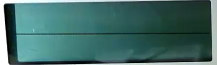
//> input picture patrones/panelp.png, 217 x 65 px, given in place of led_on.png, which was not available; the run also reads 1 picture not shown here
$ ./check_on_off patrones/panelp.png   (built with g++ and OpenCV 4)
//> lines starting //> are read from the running program, lines starting //| are printed output that depends on the picture; pictures that were not available may be replaced by others from this repository, and a replacement may not be noted
#include "opencv2/highgui/highgui.hpp"
#include "opencv2/imgproc/imgproc.hpp"
#include <iostream>
#include <stdio.h>

using namespace std;
using namespace cv;

const char* image_label_on_off	= "patrones/onoff.png";
const char* image_led_on 	= "patrones/led_on.png";
const char* image_led_off 	= "patrones/led_off.png";

#define DEBUG

#define kAA_OFF		0
#define kAA_ON		1
#define kAA_ERROR	2

/// Function Headers
void MatchingMethod( int, void* );
void search(Mat&,Mat&,Point&);
int isOn(Mat&, Mat&, Mat&, Mat&);


/** @function main */
int main( int argc, char** argv )
{
  Mat source, led_on, led_off, label_on_off;
  Mat resized;
  Point location_on_off;

  // Load image and patterns
  led_on 	= imread(image_led_on, CV_LOAD_IMAGE_COLOR);
//> led_on is the input picture: 65 rows x 217 cols, CV_8UC3; mean B, G, R 104.4, 108, 66.9
  led_off 	= imread(image_led_off, CV_LOAD_IMAGE_COLOR);
  label_on_off 	= imread(image_label_on_off, CV_LOAD_IMAGE_COLOR);

  if(argc!=2)
  {
     cout <<"Run with...\n";
     cout <<"p5 filename\n";
     return(1);
  }
  source = imread( argv[1], CV_LOAD_IMAGE_COLOR);

  // Check if all images are ok
  if(source.data==NULL || led_on.data==NULL || led_off.data==NULL || label_on_off.data==NULL)
     return(2);

  if(source.cols!=640 || source.rows!=360)
  {
     Size size(640,360);
     resize(source,resized,size);
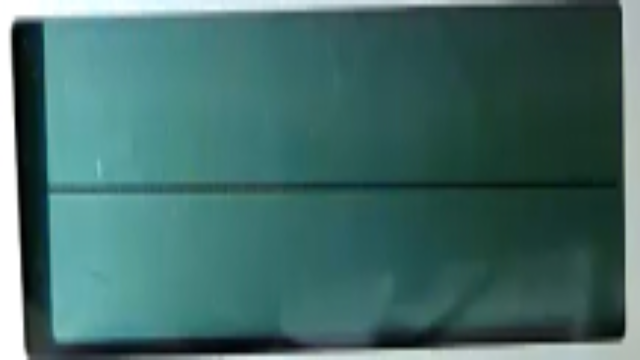
//> resized: 360 rows x 640 cols, CV_8UC3; mean B, G, R 104.3, 107.9, 66.8
     cout << isOn(resized,label_on_off,led_on,led_off);
//> in search, `matchTemplate( original, patron, resultado, CV_TM_SQDIFF );`:
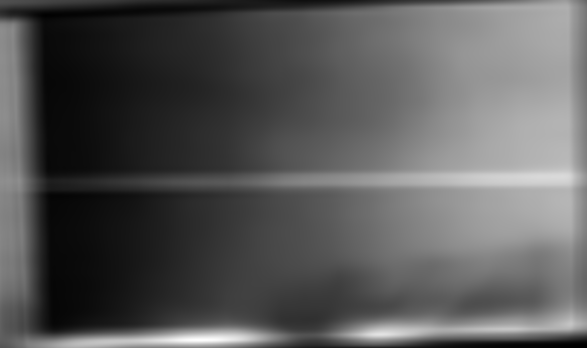
//> resultado: 348 rows x 587 cols, CV_32FC1; min 4406893, max 53156388, mean 21328110; drawn with min black and max white
//> in search, `minMaxLoc( resultado, &minVal, &maxVal, &minLoc, &maxLoc, Mat() );`: minVal = 0; maxVal = 1; minLoc = Point(586, 347); maxLoc = Point(200, 339)
//> in search, `location.x=minLoc.x;`: location = Point(586, 0)
//> in search, `location.y=minLoc.y;`: location = Point(586, 347)
//> in isOn, `Rect zonaOnOff(loc1.x+label_on_off.cols, loc1.y-led_on.rows*2, led_on...`: zonaOnOff = Rect(640, 217, 651, 195)
//> in search (call 2), `matchTemplate( original, patron, resultado, CV_TM_SQDIFF );`:
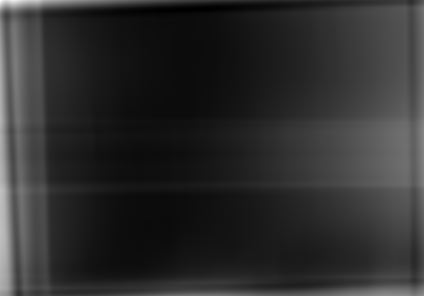
//> resultado: 296 rows x 424 cols, CV_32FC1; min 93898368, max 400608160, mean 149452176; drawn with min black and max white
//> in search (call 2), `minMaxLoc( resultado, &minVal, &maxVal, &minLoc, &maxLoc, Mat() );`: minLoc = Point(191, 9); maxLoc = Point(0, 0)
//> in search (call 2), `location.x=minLoc.x;`: location = Point(191, 0)
//> in search (call 2), `location.y=minLoc.y;`: location = Point(191, 9)
//> in isOn, `search(original,led_off,loc3);`: loc3 = Point(586, 347)
//| 2
  }
  else
  {
     cout << isOn(source,label_on_off,led_on,led_off);
  }
  return 0;
}


int isOn(Mat &original, Mat &label_on_off, Mat &led_on, Mat &led_off)
{
    Point loc1,loc2,loc3;
    bool on=false, off=false;

    search(original, label_on_off, loc1);
    //cout <<"LOCATION LABEL: ("<<loc1.x<<","<<loc1.y<<")\n\n\n\n";

    //Mat searchZoneOnOff(original, cv::Rect(loc1.x+label_on_off.cols, loc1.y-led_on.rows*2, led_on.cols*3, led_on.rows*3));
    Rect zonaOnOff(loc1.x+label_on_off.cols, loc1.y-led_on.rows*2, led_on.cols*3, led_on.rows*3);
    //cout <<"Search Zone: ("<<loc1.x+label_on_off.cols<<","<<loc1.y-led_on.rows*2<<") -> ("<<(loc1.x+label_on_off.cols)+led_on.cols*3<<","<<(loc1.y-led_on.rows*2)+led_on.rows*3<<")\n";

    //Buscamos los dos patrones del led, y el que caiga dentro de la zonaOnOff, es el correcto
    search(original,led_on,loc2);
    //cout <<" -> LOCATION LED_ON: ("<<loc2.x<<","<<loc2.y<<")\n\n\n";

    search(original,led_off,loc3);
    //cout <<"LOCATION LED_OFF: ("<<loc3.x<<","<<loc3.y<<")\n\n\n";

    if(zonaOnOff.contains(loc2))
       on=true;
    if(zonaOnOff.contains(loc3))
       off=true;

#ifdef DEBUG
    if(on && !off)
       cout << "Result: ON\n";
    else if(!on && off)
       cout << "Result: OFF\n";
    else
       cout << "Result: ERROR\n";
#endif

    if(on && !off)
       return(kAA_ON);
    else if(!on && off)
       return(kAA_OFF);
    return(kAA_ERROR);
}


void search( Mat &original, Mat &patron, Point& location)
{
  double minVal, maxVal;
  Point minLoc,maxLoc;
  Mat resultado;

  /// Create the result matrix
  int result_cols =  original.cols - patron.cols + 1;
  int result_rows = original.rows - patron.rows + 1;

  resultado.create( result_rows, result_cols, CV_32FC1 );

  /// Do the Matching and Normalize
  matchTemplate( original, patron, resultado, CV_TM_SQDIFF );
  normalize( resultado, resultado, 0, 1, NORM_MINMAX, -1, Mat() );

  /// Localizing the best match with minMaxLoc
  minMaxLoc( resultado, &minVal, &maxVal, &minLoc, &maxLoc, Mat() );

  location.x=minLoc.x;
  location.y=minLoc.y;
}
